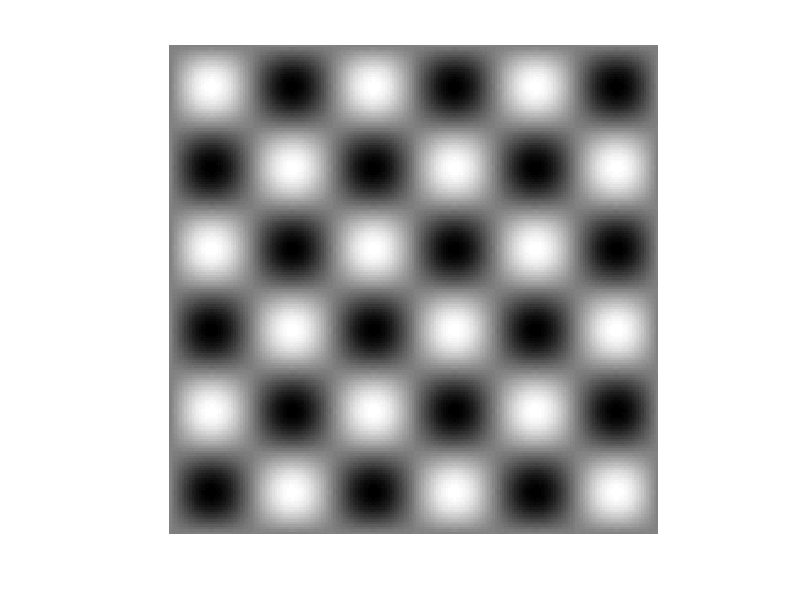

The MATLAB script that drew this image:
clear all;
close all;
clc;
figure
colormap gray;
if 0
    t=0:0.01:2*pi;
    plot(sin(t),'k'),hold on
    %plot(sin(2*t),'g','LineWidth',2),
    plot(sin(3*t),'--k'),
    xlabel('t');
    ylabel('sin({\omega}t)');
    %grid on;
    legend('{\omega} = 1', '{\omega} = 3')
end

if 0
    t_discrete  =0:0.5:2*pi;
    y= sin(3*t_discrete);

    imagesc(y)
end

row=200;
col=200;
x  =0:(2*pi/(col-1)):2*pi;
y  =0:(2*pi/(row-1)):2*pi;
for k=3:0.2:10
    %k=2;
    coskx  = sin(k*x);
    cosky  = sin(k*y);
    cosval = zeros(size(y,2),size(x,2));

    for i=1:size(y,2)
        for j=1:size(x,2)
            cosval(i,j) = coskx(j)*coskx(i);       
        end
    end

    imshow(cosval,[])
    drawnow;
    pause(0.1);
    return
end
figure, plot(x,coskx,'LineWidth',3)
hleg1 = legend('cos(x)');
grid on;